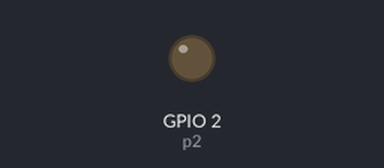
Bench run of a program on a simulated ESP32 board running MicroPython. On the bench: output pins drawn as LEDs (lit = HIGH).

Above: at 0.15 s.
Timing chart, 0 to 1.6 s (numbered marks = the images above):
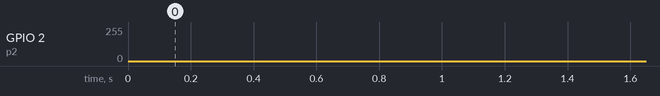

The program:

class1.py
```python
from machine import Pin, PWM
import time

f = 1000
d = 0
p2 = PWM(Pin(2), freq=f, duty=d)

while 1:
    for i in range(1024):
        p2.duty(i)
        time.sleep(0.001)

    for i in range(1024, -1, -1):
        p2.duty(i)
        time.sleep(0.001)
```
